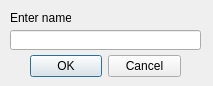
<?xml version="1.0" encoding="UTF-8"?>
<ui version="4.0">
 <class>Dialog</class>
 <widget class="QDialog" name="Dialog">
  <property name="geometry">
   <rect>
    <x>0</x>
    <y>0</y>
    <width>213</width>
    <height>86</height>
   </rect>
  </property>
  <property name="windowTitle">
   <string>Dialog</string>
  </property>
  <widget class="QDialogButtonBox" name="buttonBox">
   <property name="geometry">
    <rect>
     <x>30</x>
     <y>50</y>
     <width>151</width>
     <height>32</height>
    </rect>
   </property>
   <property name="orientation">
    <enum>Qt::Horizontal</enum>
   </property>
   <property name="standardButtons">
    <set>QDialogButtonBox::Cancel|QDialogButtonBox::Ok</set>
   </property>
  </widget>
  <widget class="QLineEdit" name="lineEdit">
   <property name="geometry">
    <rect>
     <x>10</x>
     <y>30</y>
     <width>191</width>
     <height>20</height>
    </rect>
   </property>
  </widget>
  <widget class="QLabel" name="label">
   <property name="geometry">
    <rect>
     <x>10</x>
     <y>10</y>
     <width>61</width>
     <height>16</height>
    </rect>
   </property>
   <property name="text">
    <string>Enter name:</string>
   </property>
  </widget>
 </widget>
 <resources/>
 <connections>
  <connection>
   <sender>buttonBox</sender>
   <signal>accepted()</signal>
   <receiver>Dialog</receiver>
   <slot>accept()</slot>
   <hints>
    <hint type="sourcelabel">
     <x>248</x>
     <y>254</y>
    </hint>
    <hint type="destinationlabel">
     <x>157</x>
     <y>274</y>
    </hint>
   </hints>
  </connection>
  <connection>
   <sender>buttonBox</sender>
   <signal>rejected()</signal>
   <receiver>Dialog</receiver>
   <slot>reject()</slot>
   <hints>
    <hint type="sourcelabel">
     <x>316</x>
     <y>260</y>
    </hint>
    <hint type="destinationlabel">
     <x>286</x>
     <y>274</y>
    </hint>
   </hints>
  </connection>
 </connections>
</ui>
